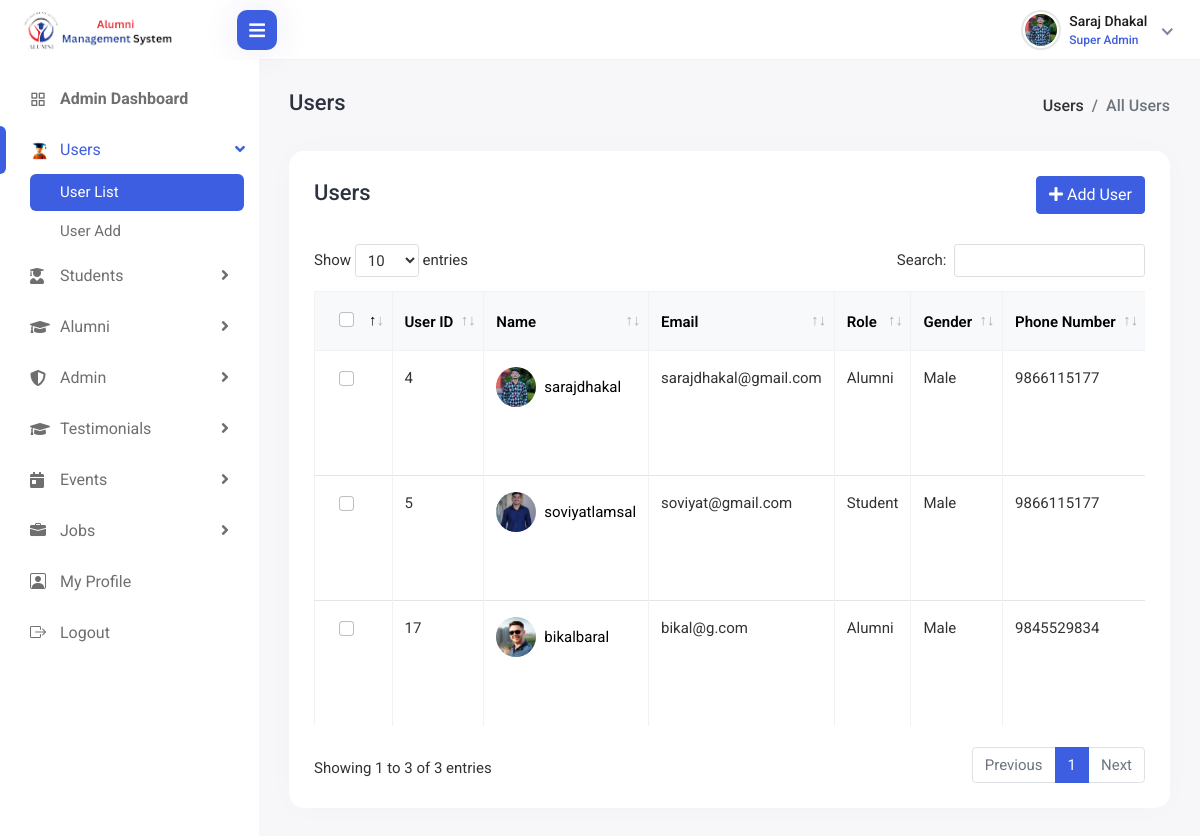
Page /admin/users.php (signed in) on the committed database.
### tables this page shows
CREATE TABLE `users` (
  `user_id` int(30) NOT NULL,
  `firstname` varchar(200) NOT NULL,
  `lastname` varchar(200) NOT NULL,
  `email` varchar(200) NOT NULL,
  `phone_number` varchar(15) DEFAULT NULL,
  `password` varchar(100) DEFAULT NULL,
  `role` varchar(10) NOT NULL,
  `gender` varchar(10) NOT NULL,
  `enrollment_year` year(4) DEFAULT NULL,
  `passout_year` year(4) DEFAULT NULL,
  `adddress` varchar(250) DEFAULT NULL,
  `college` varchar(250) DEFAULT NULL,
  `university` varchar(250) DEFAULT NULL,
  `faculty` varchar(250) DEFAULT NULL,
  `work` varchar(250) DEFAULT NULL,
  `user_image` varchar(255) DEFAULT '2.png',
  `date_created` date NOT NULL DEFAULT current_timestamp(),
  `scmedia1` varchar(500) DEFAULT NULL,
  `scmedia2` varchar(500) DEFAULT NULL
);

### admin/users.php (the view, shortened to what this page needs)
<?php
include 'head/header.php';
?>
<div class="page-wrapper">
    <div class="content container-fluid">
        <div class="page-header">
            <div class="row">
                <div class="col-sm-12">
                    <div class="page-sub-header">
                        <h3 class="page-title">Users</h3>
                        <ul class="breadcrumb">
                            <li class="breadcrumb-item">
                                <a href="users.php">Users</a>
                            </li>
                            <li class="breadcrumb-item active">All Users</li>
                        </ul>
                    </div>
                </div>
            </div>
        </div>
        <div class="row">
            <div class="col-sm-12">
                <div class="card card-table comman-shadow">
                    <div class="card-body">
                        <div class="page-header">
                            <div class="row align-items-center">
                                <div class="col">
                                    <h3 class="page-title">Users</h3>
                                </div>
                                <div class="col-auto text-end float-end ms-auto download-grp">
                                    <a href="add-user.php" class="btn btn-primary"><i class="fas fa-plus"></i> Add User</a>
                                </div>
                            </div>
                        </div>
                        <div class="table-responsive">
                            <table id="dataTable" class="table table-bordered" width="100%" cellspacing="0">
                                <thead class="student-thread">
                                    <tr>
                                        <th>
                                            <div class="form-check check-tables">
                                                <input class="form-check-input" type="checkbox" value="something">
                                            </div>
                                        </th>
                                        <th>User ID</th>
                                        <th>Name</th>
                                        <th>Email</th>
                                        <th>Role</th>
                                        <th>Gender</th>
                                        <th>Phone Number</th>
                                    </tr>
                                </thead>
                                <tbody>
                                    <?php
                                    $sql = "SELECT * FROM users";
                                    $result = $conn->query($sql);
                                    if ($result->num_rows > 0) {
                                        while ($row = $result->fetch_assoc()) { ?>
                                            <tr>
                                                <td>
                                                    <div class="form-check check-tables">
                                                        <input class="form-check-input" type="checkbox" value="something" />
                                                    </div>
                                                </td>
                                                <td><?= $row["user_id"] ?></td>
                                                <td>
                                                    <h2 class="table-avatar">
                                                        <a class="avatar avatar-sm me-2"><img class="avatar-img rounded-circle" src="../upload_images/<?= $row["user_image"] ?>" alt="User Image" /></a>
                                                        <a><?= $row["firstname"] ?><?= $row["lastname"] ?></a>
                                                    </h2>
                                                </td>
                                                <td><?= $row["email"] ?></td>
                                                <td><?= $row["role"] ?></td>
                                                <td><?= $row["gender"] ?></td>
                                                <td><?= $row["phone_number"] ?></td>
                                            </tr>
                                    <?php }
                                    }
                                    ?>
                                </tbody>
                            </table>
                        </div>
                    </div>
                </div>
            </div>
            <?php include 'head/footer.php'; ?>

### admin/head/header.php (shortened to what this page needs)
<?php
include('../config/db.php');
$sql = "SELECT * FROM admin where admin_email='" . $_SESSION['admin_email'] . " ' ";
$result = $conn->query($sql);
$row1 = $result->fetch_assoc();
?>
<!DOCTYPE html>
<html lang="en">
<head>
    <link rel="stylesheet" href="assets/plugins/bootstrap/css/bootstrap.min.css">
    <link href="../assets/vendor/bootstrap-icons/bootstrap-icons.css" rel="stylesheet">
    <link href="../assets/vendor/boxicons/css/boxicons.min.css" rel="stylesheet">
    <link href="../assets/vendor/animate.css/animate.min.css" rel="stylesheet">
    <link rel="stylesheet" href="assets/plugins/feather/feather.css">
    <link rel="stylesheet" href="assets/plugins/icons/flags/flags.css">
    <link rel="stylesheet" href="assets/plugins/fontawesome/css/fontawesome.min.css">
    <link rel="stylesheet" href="assets/plugins/fontawesome/css/all.min.css">
    <link rel="stylesheet" href="assets/plugins/datatables/datatables.min.css" />
    <link rel="stylesheet" href="assets/css/style.css">
</head>
<body>
    <div class="main-wrapper">
        <div class="header">
            <div class="header-left">
                <a href="admin-index.php" class="logo">
                    <img src="assets/img/ams.png" alt="Logo">
                </a>
            </div>
            <div class="menu-toggle">
                <a href="javascript:void(0);" id="toggle_btn">
                    <i class="fas fa-bars"></i>
                </a>
            </div>
            <ul class="nav user-menu">
                <li class="nav-item dropdown has-arrow new-user-menus">
                    <a href="#" class="dropdown-toggle nav-link" data-bs-toggle="dropdown">
                        <span class="user-img">
                            <img class="rounded-circle" src="../upload_images/<?= $row1['admin_image'] ?>" width="31" alt="Soeng Souy">
                            <div class="user-text">
                                <h6> <?= $row1['firstname'] ?> <?= $row1['lastname'] ?> </h6>
                                <p class="text-muted mb-0"><?= $row1['role'] ?></p>
                            </div>
                        </span>
                    </a>
                </li>
            </ul>
        </div>
        <div class="sidebar" id="sidebar">
            <div class="sidebar-inner slimscroll">
                <div id="sidebar-menu" class="sidebar-menu">
                    <ul>
                        <li <?php if (strpos($_SERVER['PHP_SELF'], 'admin-index.php')) echo 'class="active"'; ?>>
                            <a href="admin-index.php"><i class="feather-grid"></i><span><strong>Admin Dashboard </strong></span></a>
                        </li>
                        <li class="submenu  <?php if ((strpos($_SERVER['PHP_SELF'], 'users.php')) || (strpos($_SERVER['PHP_SELF'], 'add-user.php')) || (strpos($_SERVER['PHP_SELF'], 'edit-user.php'))) echo 'active'; ?>">
                            <a href="#"><i><img class="img-fluid" src="assets/img/icons/dash-icon-01.svg" alt="Icon"> </i><span> Users</span> <span class="menu-arrow "></span></a>
                            <ul>
                                <li><a <?php if (strpos($_SERVER['PHP_SELF'], 'users.php')) echo 'class="active"'; ?> href="users.php">User List</a></li>
                                <li><a <?php if (strpos($_SERVER['PHP_SELF'], 'add-user.php')) echo 'class="active"'; ?> href="add-user.php">User Add</a></li>
                            </ul>
                        </li>
                        <li class="submenu <?php if ((strpos($_SERVER['PHP_SELF'], 'students.php')) || (strpos($_SERVER['PHP_SELF'], 'edit-student.php'))) echo 'active'; ?>">
                            <a href="#"><i class="fa fa-user-graduate"></i> <span> Students</span> <span class="menu-arrow"></span></a>
                        </li>
                        <li class="submenu  <?php if ((strpos($_SERVER['PHP_SELF'], 'alumni.php')) || (strpos($_SERVER['PHP_SELF'], 'add-alumnis.php')) || (strpos($_SERVER['PHP_SELF'], 'edit-alumnis.php'))) echo 'active'; ?>">
                            <a href="#"><i class="fas fa-graduation-cap"></i> <span> Alumni</span> <span class="menu-arrow"></span></a>
                        </li>
                        <li class="submenu  <?php if ((strpos($_SERVER['PHP_SELF'], 'admin.php')) || (strpos($_SERVER['PHP_SELF'], 'add-admins.php')) || (strpos($_SERVER['PHP_SELF'], 'edit-admins.php'))) echo 'active'; ?>">
                            <a href="#"><i class="fas fa-shield-alt"></i> <span> Admin</span> <span class="menu-arrow"></span></a>
                        </li>
                        <li class="submenu  <?php if ((strpos($_SERVER['PHP_SELF'], 'testimonials.php')) || (strpos($_SERVER['PHP_SELF'], 'add-testimonial.php')) || (strpos($_SERVER['PHP_SELF'], 'edit-testimonial.php'))) echo 'active'; ?>">
                            <a href="#"><i class="fas fa-graduation-cap"></i> <span> Testimonials</span> <span class="menu-arrow"></span></a>
                        </li>
                        <li class="submenu  <?php if ((strpos($_SERVER['PHP_SELF'], 'events.php')) || (strpos($_SERVER['PHP_SELF'], 'add-event.php')) || (strpos($_SERVER['PHP_SELF'], 'edit-event.php'))) echo 'active'; ?>">
                            <a href="#"><i class="fas fa-calendar-day"></i> <span> Events</span> <span class="menu-arrow"></span></a>
                        </li>
                        <li class="submenu  <?php if ((strpos($_SERVER['PHP_SELF'], 'jobs.php')) || (strpos($_SERVER['PHP_SELF'], 'add-jobs.php')) || (strpos($_SERVER['PHP_SELF'], 'edit-job.php'))) echo 'active'; ?>">
                            <a href="#"><i class="bi bi-briefcase-fill"></i> <span> Jobs</span> <span class="menu-arrow"></span></a>
                        </li>
                        <li <?php if ((strpos($_SERVER['PHP_SELF'], 'admin-profile.php'))  || (strpos($_SERVER['PHP_SELF'], 'edit-admin-profile.php'))) echo 'class="active"'; ?>>
                            <a href="admin-profile.php"><i class="bi bi-person-square"></i><span>My Profile </span></a>
                        </li>
                        <li>
                            <a href="logout.php"><i class="bi bi-box-arrow-right"></i> <span>Logout</span></a>
                        </li>
                    </ul>
                </div>
            </div>
        </div>

### rows in the picture
users: user_id "4", user_image (picture), firstname "saraj", lastname "dhakal", email "sarajdhakal@gmail.com", role "Alumni", gender "Male", phone_number "9866115177"
users: user_id "5", user_image (picture), firstname "soviyat", lastname "lamsal", email "soviyat@gmail.com", role "Student", gender "Male", phone_number "9866115177"
users: user_id "17", user_image (picture), firstname "bikal", lastname "baral", email "bikal@g.com", role "Alumni", gender "Male", phone_number "9845529834"

### other values in the picture
$row1['firstname'] "Saraj"
$row1['lastname'] "Dhakal"
$row1['role'] "Super Admin"
